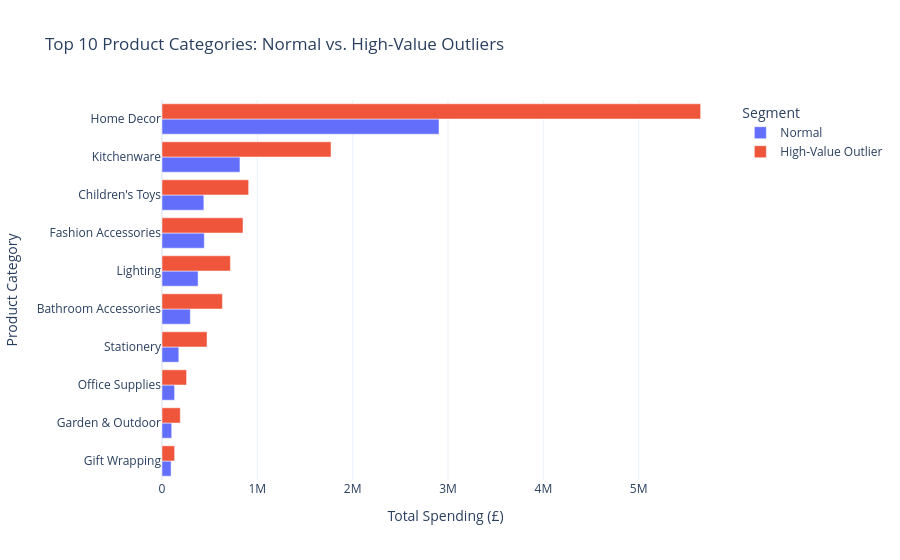

The notebook cell saved with this chart:
### Code cell
# Aggregate sales by Segment and Category
cat_comparison = df_segment.groupby(['Segment', 'Category'])['TotalCost'].sum().reset_index()

# Get Top 5 for each segment
top_normal = cat_comparison[cat_comparison['Segment'] == 'Normal'].nlargest(10, 'TotalCost')
top_outliers = cat_comparison[cat_comparison['Segment'] == 'High-Value Outlier'].nlargest(10, 'TotalCost')

# Combine for plotting
plot_df = pd.concat([top_normal, top_outliers])

# Visualize with a Horizontal Bar Chart
fig = px.bar(plot_df, 
             x='TotalCost', 
             y='Category', 
             color='Segment',
             barmode='group',
             orientation='h',
             title='Top 10 Product Categories: Normal vs. High-Value Outliers',
             labels={'TotalCost': 'Total Spending (£)', 'Category': 'Product Category'},
             template='plotly_white')

fig.update_layout(yaxis={'categoryorder':'total ascending'})
fig.show()

### Figure 1 — Plotly figure (JSON) as saved in the notebook; plotly's stock layout.template omitted (floating-point values rounded to 4 significant figures)
{"data": [{"alignmentgroup": "True", "hovertemplate": "Segment=Normal<br>Total Spending (£)=%{x}<br>Product Category=%{y}<extra></extra>", "legendgroup": "Normal", "marker": {"color": "#636efa", "pattern": {"shape": ""}}, "name": "Normal", "offsetgroup": "Normal", "orientation": "h", "showlegend": true, "textposition": "auto", "type": "bar", "x": [2906000.0, 817600.0, 443800.0, 438900.0, 378700.0, 297200.0, 176300.0, 132200.0, 101900.0, 95680.0], "xaxis": "x", "y": ["Home Decor", "Kitchenware", "Fashion Accessories", "Children's Toys", "Lighting", "Bathroom Accessories", "Stationery", "Office Supplies", "Garden & Outdoor", "Gift Wrapping"], "yaxis": "y"}, {"alignmentgroup": "True", "hovertemplate": "Segment=High-Value Outlier<br>Total Spending (£)=%{x}<br>Product Category=%{y}<extra></extra>", "legendgroup": "High-Value Outlier", "marker": {"color": "#EF553B", "pattern": {"shape": ""}}, "name": "High-Value Outlier", "offsetgroup": "High-Value Outlier", "orientation": "h", "showlegend": true, "textposition": "auto", "type": "bar", "x": [5650000.0, 1773000.0, 908800.0, 849700.0, 717600.0, 633600.0, 472400.0, 257700.0, 191600.0, 132300.0], "xaxis": "x", "y": ["Home Decor", "Kitchenware", "Children's Toys", "Fashion Accessories", "Lighting", "Bathroom Accessories", "Stationery", "Office Supplies", "Garden & Outdoor", "Gift Wrapping"], "yaxis": "y"}], "layout": {"barmode": "group", "legend": {"title": {"text": "Segment"}, "tracegroupgap": 0}, "title": {"text": "Top 10 Product Categories: Normal vs. High-Value Outliers"}, "xaxis": {"anchor": "y", "domain": [0, 1], "title": {"text": "Total Spending (£)"}}, "yaxis": {"anchor": "x", "categoryorder": "total ascending", "domain": [0, 1], "title": {"text": "Product Category"}}}}
